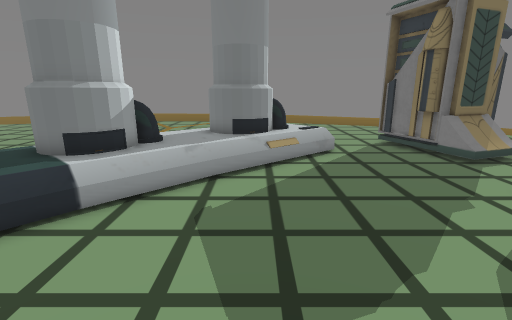
[1] (above)

21 first-person views from a walk through a scene from a Unity 3-D project. The camera is 1.5 m above the floor, tilts 14° down and sees 85° across. The floor is counted in squares, 0.5 m on a side. Each view is taken from the middle of a square. On the plan, view 1 faces up. The plan holds only what a view shows up to about 20 squares ahead; the rest is blank. The place goes on beyond the plan. The player is left out. Some surface patterns are stand-ins.

[2]
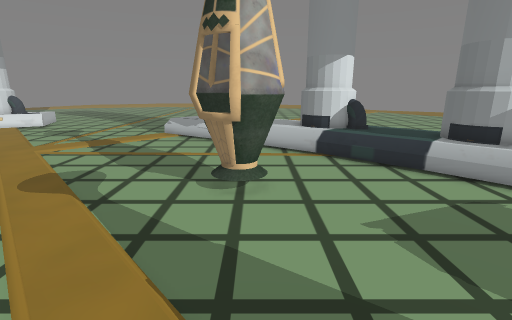

[3]
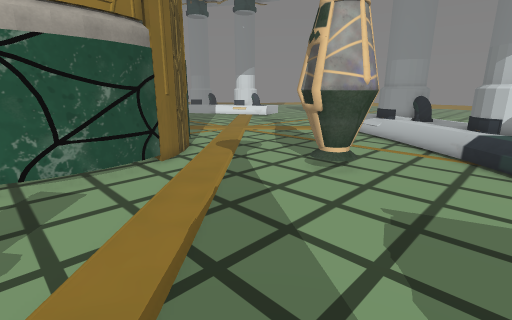

[4]
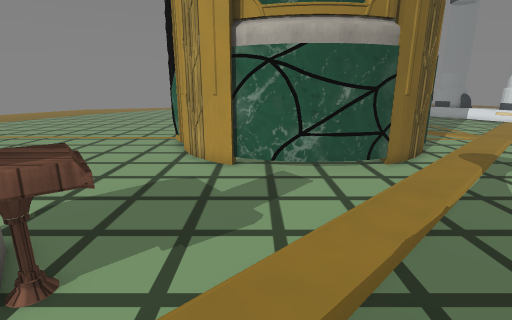

[5]
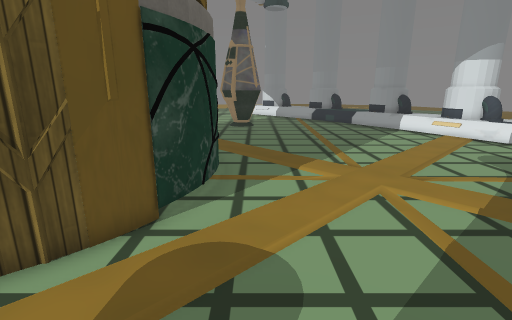

[6]
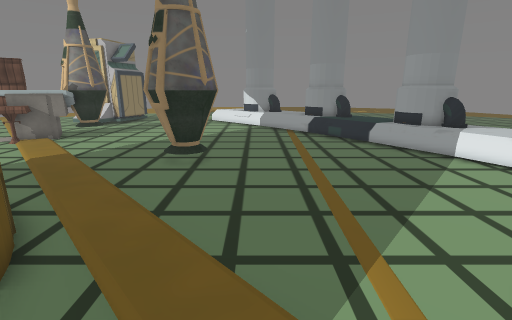

[7]
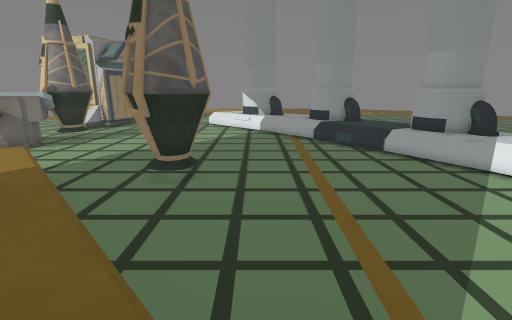

[8]
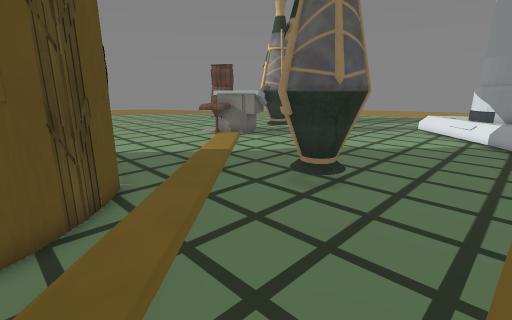

[9]
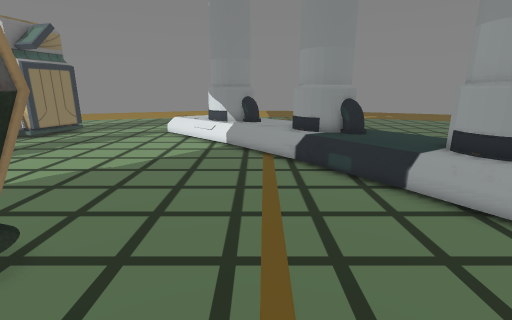

[10]
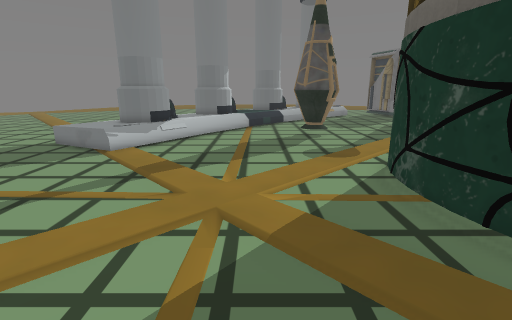

[11]
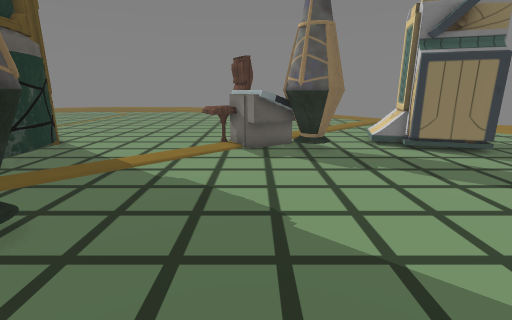

[12]
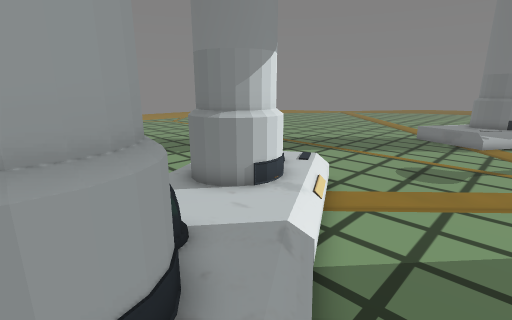

[13]
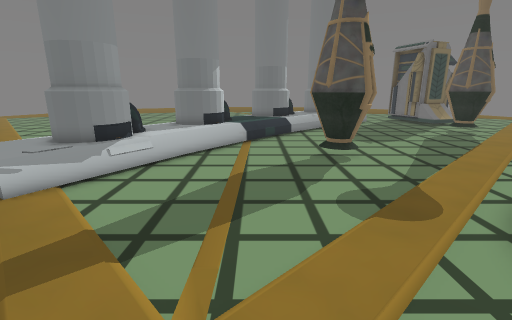

[14]
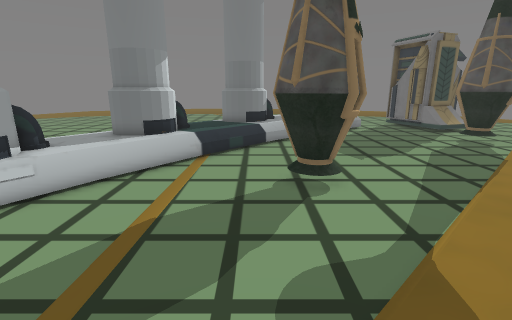

[15]
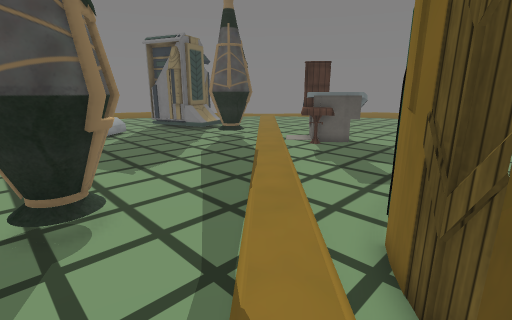

[16]
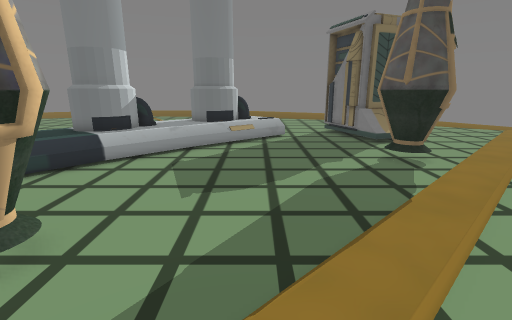

[17]
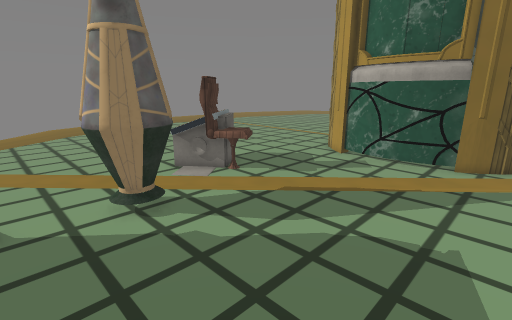

[18]
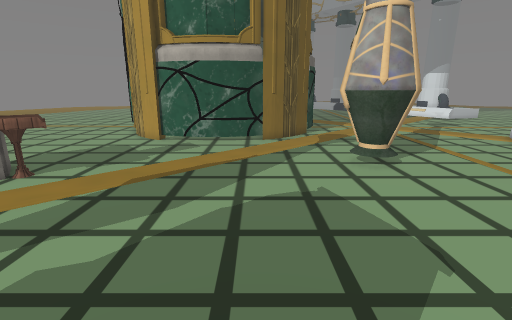

[19]
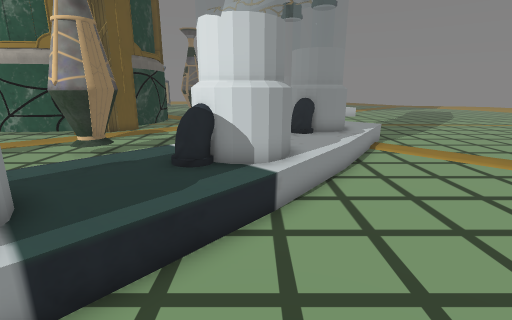

[20]
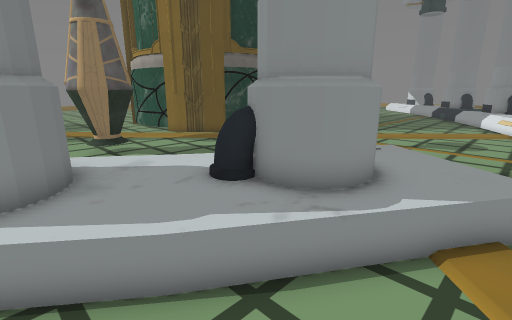

[21]
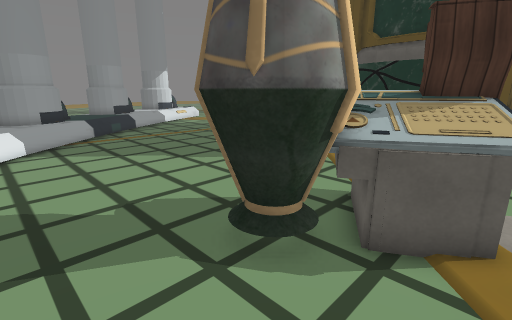

### Floor plan
Key: @ floor where view 1 was taken; # wall or solid block; . main floor; : floor 0.5 m higher than the main floor; / step, stairs or slope; = window, fence, low wall or low ledge; O other object.
Columns run from 18 left of view 1 to 10 right of it. Each row starts with its distance up from view 1.
 13        .      ::###= .....###
 12               :::==#.......=O
 11              #=:::/..........
 10    ......./# #=::/...........
  9   ......./:###=:/.........OO.
  8   ....../::=##:/.........OOO
  7  ....../::::::/..........OOOO
  6 ....../#==:::/............OOO
  5 ......###=:::................
  4 ...../# ##:/.................
  3 ..../:###=/..................
  2 .../::::://................OO
  1 ...::::::/....OOO..........OO
  0 ..O##=::/.....OOO.@.........O
 -1 ./=###:/......OOO............
 -2 ./=# #//......OOO............
 -3 /::###:......................
 -4 /::::/.......................
 -5 ///::/.......................
 -6 ..=//..............########..
 -7 ..../.............##      ##.
 -8 .................##        ##
 -9 ................##
-10 ................#
-11 ............... #
-12 ...............##
-13 ...............##
-14 ...............##
-15 ................#
-16 ................##
-17 .................#
-18 .................###      ##.
-19 O..................########..
-20 O.................... ## ....
-21 OO...........................
-22 #O/..........................
-23 #=/...........OOO............
-24 #::/..........OOOO...........
-25 :::/..........OOO............
-26 :::::........................
-27 :===:/....................O .
-28 :###=/...................OO .
-29    #=:/..................OOOO
-30    #:::/................OOOOO
-31   ::::://...............OOOOO
-32   /::::::..............OOOOO.
-33    /:=##:/.............OOOO..
-34     :####::............OOOO.
-35        ##::/.................
-36        #::::/................
-37         :::::/............OO.
-38         ::=###O.........####O

Where each view was taken, in squares from view 1:
view 1: 0 up, 0 right, facing up
view 2: 0 up, 6 right, facing left
view 3: 5 up, 7 right, facing down-left
view 4: 5 up, 7 right, facing down
view 5: 3 down, 4 left, facing down
view 6: 12 down, 6 left, facing down
view 7: 14 down, 6 left, facing down
view 8: 16 down, 8 left, facing down-right
view 9: 20 down, 8 left, facing down
view 10: 20 down, 7 left, facing up
view 11: 30 down, 8 left, facing right
view 12: 29 down, 12 left, facing up-left
view 13: 14 down, 7 left, facing up
view 14: 10 down, 5 left, facing up
view 15: 8 down, 4 left, facing up-right
view 16: 5 down, 2 right, facing up
view 17: 11 up, 1 left, facing down-right
view 18: 11 up, 2 right, facing down
view 19: 13 up, 11 left, facing down
view 20: 4 up, 18 left, facing down-right
view 21: 37 down, 10 right, facing up-left
